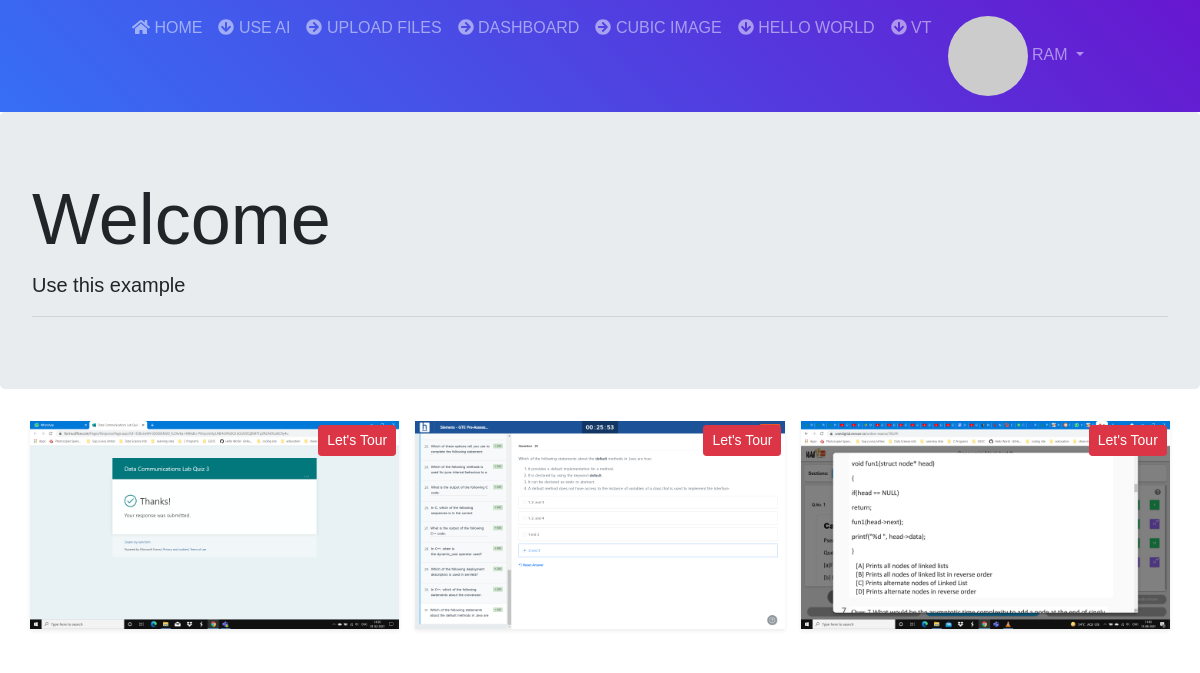
The page /index (signed in) on the database its author committed.
### app/models.py (models this page shows, shortened)
class User(UserMixin, db.Model):
    id = db.Column(db.Integer, primary_key=True, autoincrement=True)
    username = db.Column(db.String(64), index=True, unique=True)
    email = db.Column(db.String(120), index=True, unique=True)
    password_hash = db.Column(db.String(128))
    created_on = db.Column(db.DateTime, index=True, default=datetime.now)
    last_seen = db.Column(db.DateTime, default=datetime.utcnow)
    def avatar(self, size):
        digest = md5(self.email.lower().encode('utf-8')).hexdigest()
        return 'https://www.gravatar.com/avatar/{}?d=identicon&s={}'.format(digest, size)

class MyCube(db.Model):
    id=db.Column(db.Integer, primary_key=True, autoincrement=True)
    front=db.Column(db.String(255),db.ForeignKey('my_upload.id'))
    back=db.Column(db.String(255),db.ForeignKey('my_upload.id'))
    right=db.Column(db.String(255),db.ForeignKey('my_upload.id'))
    left=db.Column(db.String(255),db.ForeignKey('my_upload.id'))
    ceiling=db.Column(db.String(255),db.ForeignKey('my_upload.id'))
    floor=db.Column(db.String(255),db.ForeignKey('my_upload.id'))
    created_at=db.Column(db.DateTime,nullable=False,index=True, default=dt.datetime.utcnow)
    user_id=db.Column(db.Integer,db.ForeignKey('user.id'))
    publish=db.Column(db.Boolean,nullable=False, default=False)
    title = db.Column(db.String(50))
    description = db.Column(db.String(255),default="no description")

### app/routes.py (the view)
@app.route('/')
@app.route('/index')
@login_required
def index():
    imglist = MyCube.query.filter_by(publish=True)
    return render_template('index.html',title='Home', vrlist=imglist)

### app/models.py (called while the page is built)
@login.user_loader
def load_user(id):
    return User.query.get(int(id))

### app/routes.py (called while the page is built)
@app.before_request
def before_request():
    try:
        if current_user.is_authenticated:
            current_user.last_seen = datetime.utcnow()
            db.session.commit()
    except:
        pass

### app/templates/index.html (shortened to what this page needs)
 {% extends 'base.html' %}
{% block body %}
<div class="jumbotron">
    <h1 class="display-3">Welcome</h1>
    <p class="lead">Use this example</p>
    <hr class="my-2">
</div>
<div class="container">
    <div class="row imgrid">
        {% for item in vrlist %}
        <div class="image">
            <img src="{{item.front}}" class="img-fluid shadow-sm" alt="">
            <a href="/vt" class="btn btn-danger btn-sm delete-icon"></i>Let's Tour</a>
        </div>
        {% endfor %}
    </div>
</div>
{% endblock %}

### app/templates/navbar.html (shortened to what this page needs)
<nav class="navbar navbar-expand-lg navbar-dark purblue sticky-top">
    <div class="collapse navbar-collapse" id="mainmenu">
      <ul class="navbar-nav mr-auto mt-2 mt-lg-0 mx-auto ">
        <li class="nav-item ">
          <a class="nav-link text-uppercase" href="{{url_for('index')}}"><i class="fas fa-home "></i> Home <span class="sr-only">(current)</span></a>
        </li>
        <li class="nav-item">
          <a class="nav-link text-uppercase" href="/input"><i class="fas fa-arrow-circle-down    "></i> use AI </a>
        </li>
        <li class="nav-item">
          <a class="nav-link text-uppercase" href="/upload"><i class="fas fa-arrow-circle-right    "></i> upload files</a>
        </li>
        <li class="nav-item">
          <a class="nav-link text-uppercase" href="/dashboard"><i class="fas fa-arrow-circle-right   "></i> dashboard</a>
        </li>
        <li class="nav-item">
          <a class="nav-link text-uppercase" href="/cube"><i class="fas fa-arrow-circle-right   "></i> cubic image</a>
        </li>
        <li class="nav-item">
          <a class="nav-link text-uppercase" href="/hello"><i class="fas fa-arrow-circle-down   "></i> hello world</a>
        </li>
        <li class="nav-item">
          <a class="nav-link text-uppercase" href="/vt"><i class="fas fa-arrow-circle-down   "></i> vt</a>
        </li>
        {% if current_user.is_anonymous %}
        <li class="nav-item dropdown">
          <a class="nav-link dropdown-toggle text-uppercase" href="#" id="dropdownId" data-toggle="dropdown" aria-haspopup="true" aria-expanded="false"><i class="fas fa-user-circle    "></i> Account</a>
          <div class="dropdown-menu" aria-labelledby="dropdownId">
            <a class="dropdown-item" href="/login">Login</a>
            <a class="dropdown-item" href="/register">Create free account</a>
          </div>
        </li>
        {% else %}
        <li class="nav-item dropdown">
          <a class="nav-link dropdown-toggle text-uppercase" href="#" id="dropdownId" data-toggle="dropdown" aria-haspopup="true" aria-expanded="false">
            <img src="{{ current_user.avatar(24) }}" class="rounded-circle">  {{current_user.username}}
          </a>
        </li>
        {% endif %}
      </ul>
    </div>
  </nav>

### app/templates/index.html (style rules this page uses)
* { box-sizing: border-box; }
body { margin: 0; font-family: Arial; }
.row:after { content: ""; display: table; clear: both; }
.imgrid { display:grid; grid-template-columns: 1fr 1fr 1fr; gap: 1rem; }
.image { position: relative; }
.delete-icon { position:absolute; top:.2rem; right: .2rem; }

### app/templates/base.html (style rules this page uses)
.purblue { background-image: linear-gradient(45deg,rgb(54, 111, 245),rgb(103, 23, 207)); }

### rows shown on the page
User: username "RAM"
MyCube: front (picture)
MyCube: front (picture)
MyCube: front (picture)
